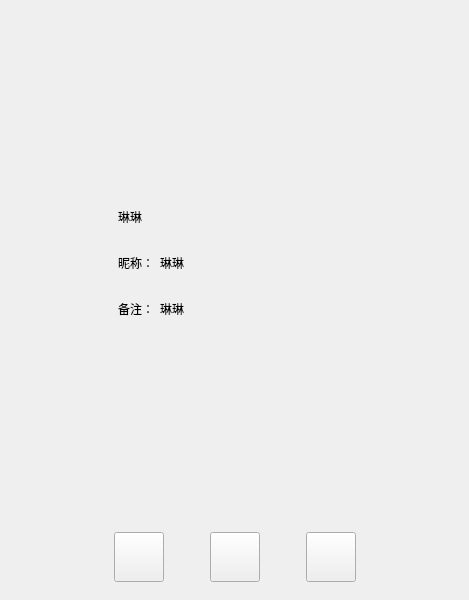
<?xml version="1.0" encoding="UTF-8"?>
<ui version="4.0">
 <class>FriendInfoPage</class>
 <widget class="QWidget" name="FriendInfoPage">
  <property name="geometry">
   <rect>
    <x>0</x>
    <y>0</y>
    <width>469</width>
    <height>600</height>
   </rect>
  </property>
  <property name="windowTitle">
   <string>Form</string>
  </property>
  <layout class="QVBoxLayout" name="verticalLayout">
   <property name="spacing">
    <number>0</number>
   </property>
   <property name="leftMargin">
    <number>0</number>
   </property>
   <property name="topMargin">
    <number>0</number>
   </property>
   <property name="rightMargin">
    <number>0</number>
   </property>
   <property name="bottomMargin">
    <number>0</number>
   </property>
   <item>
    <widget class="QWidget" name="widget" native="true">
     <layout class="QVBoxLayout" name="verticalLayout_3">
      <item>
       <widget class="QWidget" name="widget_2" native="true">
        <layout class="QHBoxLayout" name="horizontalLayout">
         <item>
          <widget class="QLabel" name="icon_lb">
           <property name="enabled">
            <bool>true</bool>
           </property>
           <property name="minimumSize">
            <size>
             <width>85</width>
             <height>85</height>
            </size>
           </property>
           <property name="maximumSize">
            <size>
             <width>85</width>
             <height>85</height>
            </size>
           </property>
           <property name="text">
            <string/>
           </property>
          </widget>
         </item>
         <item>
          <widget class="QWidget" name="widget_3" native="true">
           <layout class="QVBoxLayout" name="verticalLayout_2">
            <item>
             <spacer name="verticalSpacer">
              <property name="orientation">
               <enum>Qt::Vertical</enum>
              </property>
              <property name="sizeHint" stdset="0">
               <size>
                <width>20</width>
                <height>40</height>
               </size>
              </property>
             </spacer>
            </item>
            <item>
             <widget class="QWidget" name="widget_4" native="true">
              <property name="minimumSize">
               <size>
                <width>0</width>
                <height>40</height>
               </size>
              </property>
              <property name="maximumSize">
               <size>
                <width>16777215</width>
                <height>40</height>
               </size>
              </property>
              <layout class="QHBoxLayout" name="horizontalLayout_2">
               <property name="leftMargin">
                <number>0</number>
               </property>
               <property name="topMargin">
                <number>0</number>
               </property>
               <property name="rightMargin">
                <number>0</number>
               </property>
               <property name="bottomMargin">
                <number>0</number>
               </property>
               <item>
                <widget class="QLabel" name="name_lb">
                 <property name="minimumSize">
                  <size>
                   <width>40</width>
                   <height>0</height>
                  </size>
                 </property>
                 <property name="maximumSize">
                  <size>
                   <width>16777215</width>
                   <height>16777215</height>
                  </size>
                 </property>
                 <property name="text">
                  <string>琳琳</string>
                 </property>
                </widget>
               </item>
               <item>
                <widget class="QLabel" name="sex_lb">
                 <property name="minimumSize">
                  <size>
                   <width>40</width>
                   <height>40</height>
                  </size>
                 </property>
                 <property name="maximumSize">
                  <size>
                   <width>40</width>
                   <height>40</height>
                  </size>
                 </property>
                 <property name="text">
                  <string/>
                 </property>
                </widget>
               </item>
               <item>
                <spacer name="horizontalSpacer">
                 <property name="orientation">
                  <enum>Qt::Horizontal</enum>
                 </property>
                 <property name="sizeHint" stdset="0">
                  <size>
                   <width>40</width>
                   <height>20</height>
                  </size>
                 </property>
                </spacer>
               </item>
              </layout>
             </widget>
            </item>
            <item>
             <widget class="QWidget" name="widget_5" native="true">
              <property name="minimumSize">
               <size>
                <width>0</width>
                <height>40</height>
               </size>
              </property>
              <property name="maximumSize">
               <size>
                <width>16777215</width>
                <height>40</height>
               </size>
              </property>
              <layout class="QHBoxLayout" name="horizontalLayout_3">
               <property name="leftMargin">
                <number>0</number>
               </property>
               <property name="topMargin">
                <number>0</number>
               </property>
               <property name="rightMargin">
                <number>0</number>
               </property>
               <property name="bottomMargin">
                <number>0</number>
               </property>
               <item>
                <widget class="QLabel" name="nick_tip">
                 <property name="minimumSize">
                  <size>
                   <width>0</width>
                   <height>30</height>
                  </size>
                 </property>
                 <property name="maximumSize">
                  <size>
                   <width>50</width>
                   <height>30</height>
                  </size>
                 </property>
                 <property name="text">
                  <string>昵称：</string>
                 </property>
                </widget>
               </item>
               <item>
                <widget class="QLabel" name="nick_lb">
                 <property name="text">
                  <string>琳琳</string>
                 </property>
                </widget>
               </item>
               <item>
                <spacer name="horizontalSpacer_2">
                 <property name="orientation">
                  <enum>Qt::Horizontal</enum>
                 </property>
                 <property name="sizeHint" stdset="0">
                  <size>
                   <width>40</width>
                   <height>20</height>
                  </size>
                 </property>
                </spacer>
               </item>
              </layout>
             </widget>
            </item>
            <item>
             <widget class="QWidget" name="widget_7" native="true">
              <property name="minimumSize">
               <size>
                <width>0</width>
                <height>40</height>
               </size>
              </property>
              <property name="maximumSize">
               <size>
                <width>16777215</width>
                <height>40</height>
               </size>
              </property>
              <layout class="QHBoxLayout" name="horizontalLayout_4">
               <property name="leftMargin">
                <number>0</number>
               </property>
               <property name="topMargin">
                <number>0</number>
               </property>
               <property name="rightMargin">
                <number>0</number>
               </property>
               <property name="bottomMargin">
                <number>0</number>
               </property>
               <item>
                <widget class="QLabel" name="bak_tip">
                 <property name="minimumSize">
                  <size>
                   <width>0</width>
                   <height>30</height>
                  </size>
                 </property>
                 <property name="maximumSize">
                  <size>
                   <width>50</width>
                   <height>30</height>
                  </size>
                 </property>
                 <property name="text">
                  <string>备注：</string>
                 </property>
                </widget>
               </item>
               <item>
                <widget class="QLabel" name="bak_lb">
                 <property name="text">
                  <string>琳琳</string>
                 </property>
                </widget>
               </item>
               <item>
                <spacer name="horizontalSpacer_7">
                 <property name="orientation">
                  <enum>Qt::Horizontal</enum>
                 </property>
                 <property name="sizeHint" stdset="0">
                  <size>
                   <width>40</width>
                   <height>20</height>
                  </size>
                 </property>
                </spacer>
               </item>
              </layout>
             </widget>
            </item>
            <item>
             <spacer name="verticalSpacer_2">
              <property name="orientation">
               <enum>Qt::Vertical</enum>
              </property>
              <property name="sizeHint" stdset="0">
               <size>
                <width>20</width>
                <height>40</height>
               </size>
              </property>
             </spacer>
            </item>
           </layout>
          </widget>
         </item>
        </layout>
       </widget>
      </item>
      <item>
       <widget class="QWidget" name="widget_6" native="true">
        <layout class="QHBoxLayout" name="horizontalLayout_5">
         <item>
          <spacer name="horizontalSpacer_3">
           <property name="orientation">
            <enum>Qt::Horizontal</enum>
           </property>
           <property name="sizeHint" stdset="0">
            <size>
             <width>40</width>
             <height>20</height>
            </size>
           </property>
          </spacer>
         </item>
         <item>
          <widget class="ClickedBtn" name="msg_chat">
           <property name="minimumSize">
            <size>
             <width>50</width>
             <height>50</height>
            </size>
           </property>
           <property name="maximumSize">
            <size>
             <width>50</width>
             <height>50</height>
            </size>
           </property>
           <property name="text">
            <string/>
           </property>
          </widget>
         </item>
         <item>
          <spacer name="horizontalSpacer_5">
           <property name="orientation">
            <enum>Qt::Horizontal</enum>
           </property>
           <property name="sizeType">
            <enum>QSizePolicy::Fixed</enum>
           </property>
           <property name="sizeHint" stdset="0">
            <size>
             <width>40</width>
             <height>20</height>
            </size>
           </property>
          </spacer>
         </item>
         <item>
          <widget class="ClickedBtn" name="voice_chat">
           <property name="minimumSize">
            <size>
             <width>50</width>
             <height>50</height>
            </size>
           </property>
           <property name="maximumSize">
            <size>
             <width>50</width>
             <height>50</height>
            </size>
           </property>
           <property name="text">
            <string/>
           </property>
          </widget>
         </item>
         <item>
          <spacer name="horizontalSpacer_6">
           <property name="orientation">
            <enum>Qt::Horizontal</enum>
           </property>
           <property name="sizeType">
            <enum>QSizePolicy::Fixed</enum>
           </property>
           <property name="sizeHint" stdset="0">
            <size>
             <width>40</width>
             <height>20</height>
            </size>
           </property>
          </spacer>
         </item>
         <item>
          <widget class="ClickedBtn" name="video_chat">
           <property name="minimumSize">
            <size>
             <width>50</width>
             <height>50</height>
            </size>
           </property>
           <property name="maximumSize">
            <size>
             <width>50</width>
             <height>50</height>
            </size>
           </property>
           <property name="text">
            <string/>
           </property>
          </widget>
         </item>
         <item>
          <spacer name="horizontalSpacer_4">
           <property name="orientation">
            <enum>Qt::Horizontal</enum>
           </property>
           <property name="sizeHint" stdset="0">
            <size>
             <width>40</width>
             <height>20</height>
            </size>
           </property>
          </spacer>
         </item>
        </layout>
       </widget>
      </item>
     </layout>
    </widget>
   </item>
  </layout>
 </widget>
 <customwidgets>
  <customwidget>
   <class>ClickedBtn</class>
   <extends>QPushButton</extends>
   <header>clickedbtn.h</header>
  </customwidget>
 </customwidgets>
 <resources/>
 <connections/>
</ui>
